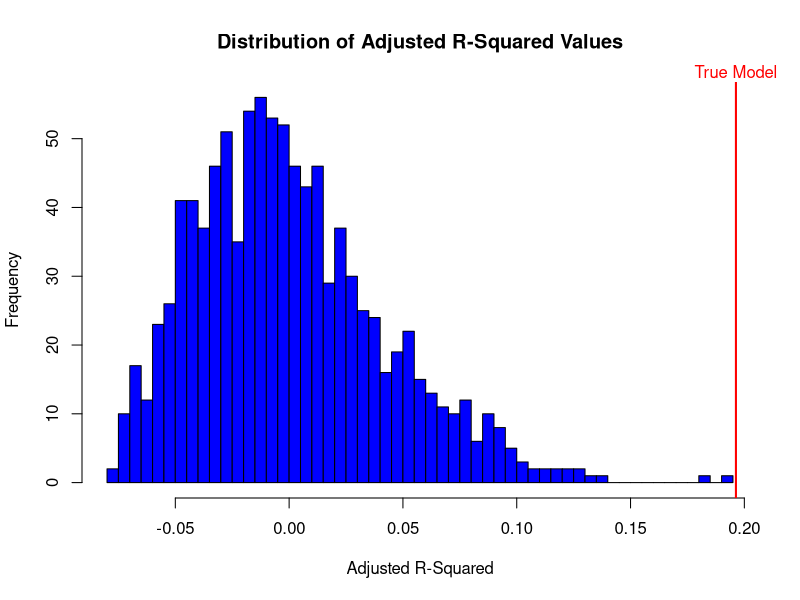

Write the R code that produced this figure.
## ---- chunk 1
sample_size <- 10
sim_size <- 10000

X1 <- matrix(
    data = rnorm(n = sample_size * sim_size, mean = 2, sd = 5),
    nrow = sim_size,
    ncol = sample_size,
    byrow = TRUE,
)
X2 <- matrix(
    data = runif(n = sample_size * sim_size, min = 5, max = 105),
    nrow = sim_size,
    ncol = sample_size,
    byrow = TRUE,
)
X3 <- matrix(
    data = (rexp(n = sample_size * sim_size) + 3),
    nrow = sim_size,
    ncol = sample_size,
    byrow = TRUE,
)

mean_X1 <- apply(X1, 1, mean)
mean_X2 <- apply(X2, 1, mean)
mean_X3 <- apply(X3, 1, mean)
## ---- chunk 2
fake <- data.frame(matrix(rnorm(n = 100 * 8), nrow = 100, ncol = 8)) # Create 8 columns for 8 different predictors
err <- rnorm(n = 100, mean = 0, sd = 8) # Create 100 error terms for each observation we have
Y <- 5 + 2 * fake$X2 - 3 * fake$X8 + err # Establish the response variable
fake <- cbind(fake, err, Y)

sim <- 1000

Y_shuffle <- matrix(0, nrow = 100, ncol = sim) # Establish our shuffled target simulations

# For each simulation, shuffle the indices of the actual Y's and assign them to the columns of Y_shuffle
for (i in 1:sim) {
    uniform <- runif(100)
    Y_shuffle[, i] <- Y[order(uniform)]
}

Y_shuffle <- data.frame(Y_shuffle)
colnames(Y_shuffle) <- paste("Y.", seq(1:sim), sep = "")

fake <- data.frame(fake, Y_shuffle)

r_sq_a <- rep(0, sim)
for (i in 1:sim) {
    r_sq_a[i] <- summary(lm(fake[, 10 + i] ~ fake$X1 + fake$X2 + fake$X3 + fake$X4 + fake$X5 + fake$X6 + fake$X7 + fake$X8))$adj.r.squared
}
true_rsq_a <- summary(lm(fake$Y ~ fake$X1 + fake$X2 + fake$X3 + fake$X4 + fake$X5 + fake$X6 + fake$X7 + fake$X8))$adj.r.squared
## ---- chunk 3
hist(r_sq_a, true_rsq_a, breaks = 50, col = "blue", main = "Distribution of Adjusted R-Squared Values", xlab = "Adjusted R-Squared")
abline(v = true_rsq_a, col = "red", lwd = 2)
mtext("True Model", at = true_rsq_a, col = "red")
